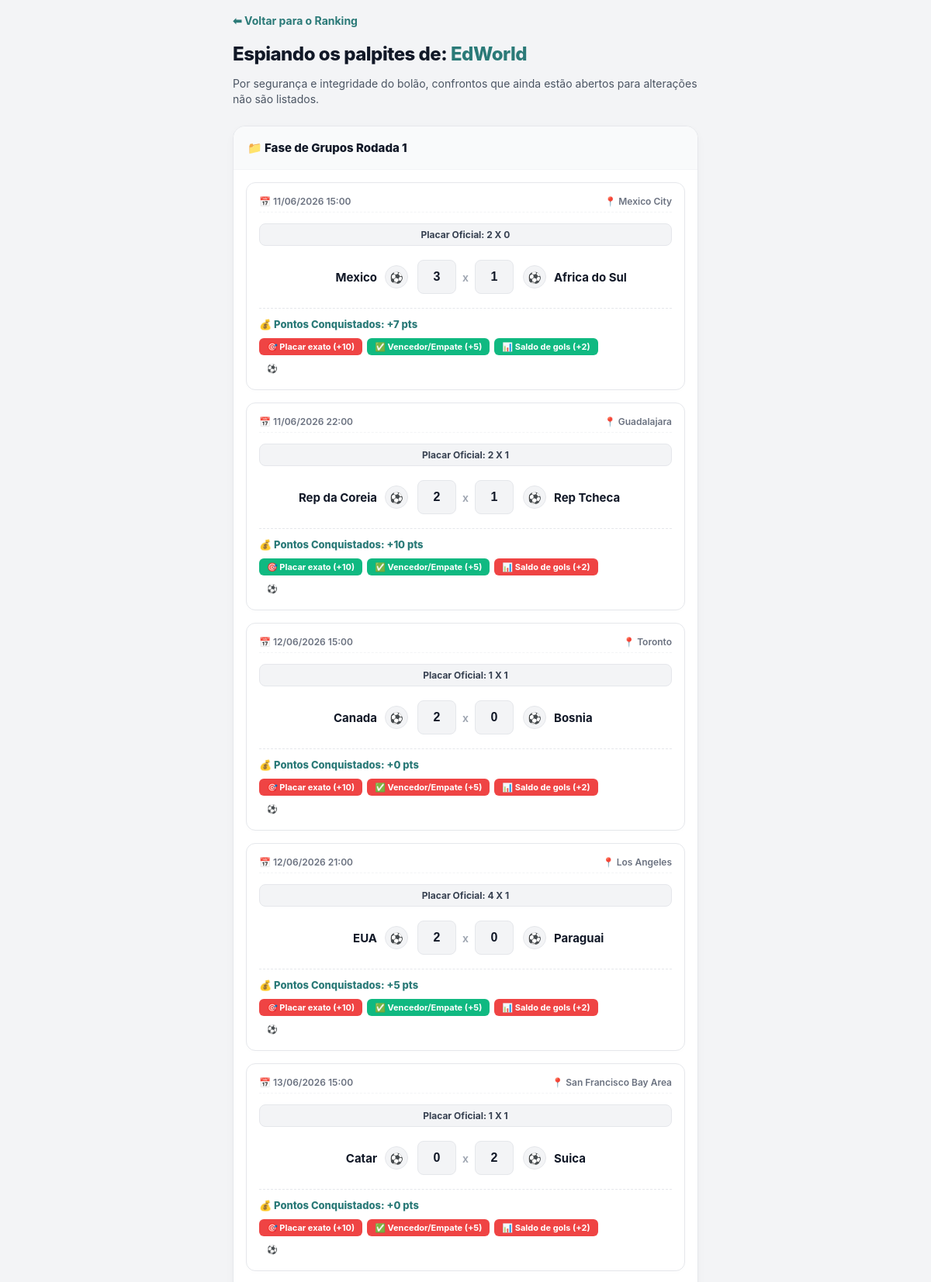
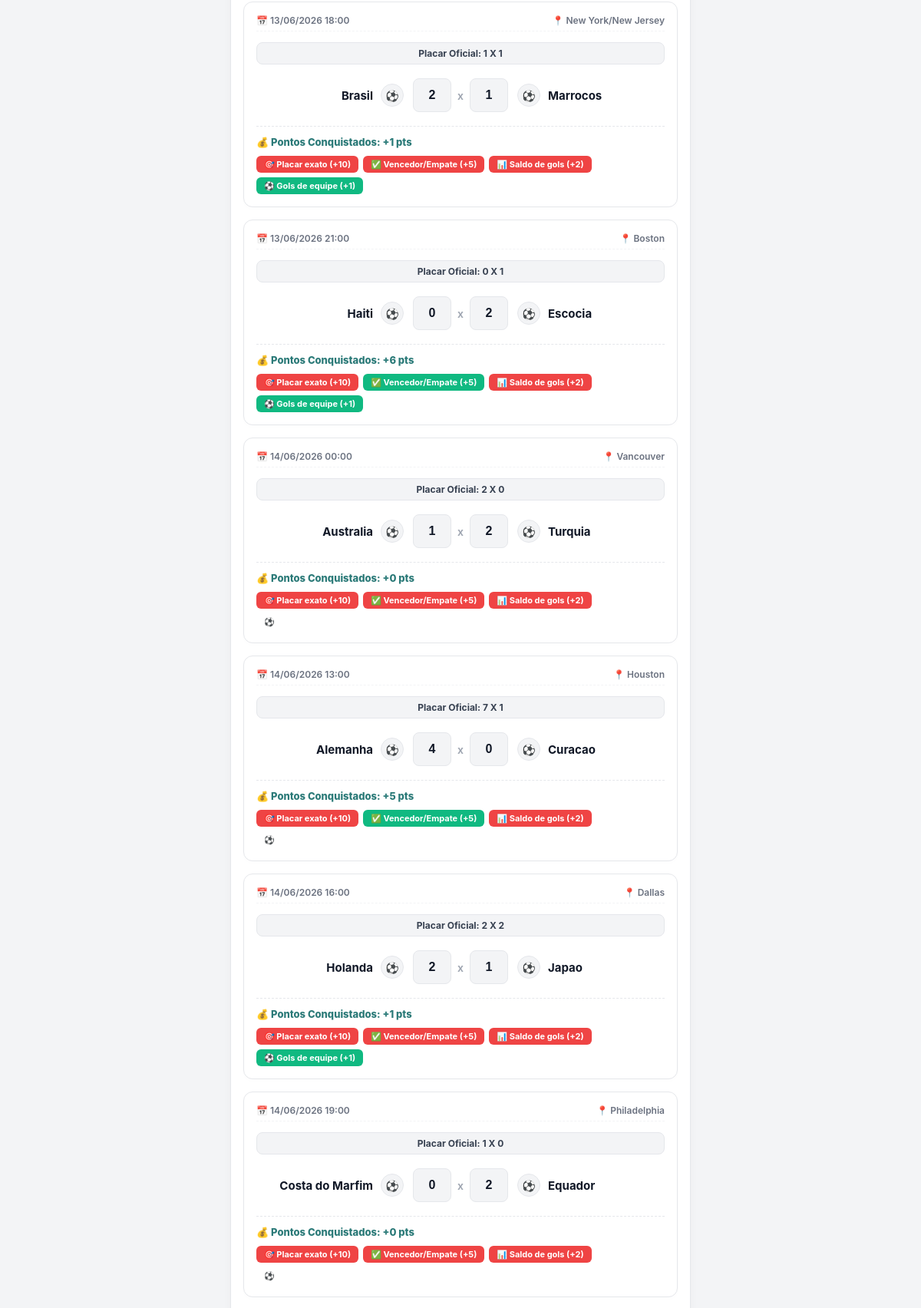
Page /palpites_amigo/4 (signed in, upper part) on the committed database (2 pictures, top to bottom).
### tables this page shows
CREATE TABLE usuarios (
            id INTEGER PRIMARY KEY AUTOINCREMENT,
            login TEXT UNIQUE NOT NULL,
            senha TEXT NOT NULL
        );

CREATE TABLE jogos (
            jogo_id TEXT PRIMARY KEY,
            time1 TEXT NOT NULL,
            time2 TEXT NOT NULL,
            flag_code_time1 TEXT,
            flag_code_time2 TEXT,
            gols_time1_real INTEGER,
            gols_time2_real INTEGER,
            status TEXT DEFAULT 'Pendente',
            etapa TEXT NOT NULL,
            data_hora TEXT NOT NULL,
            cidade TEXT
        );

### app.py (the view)
@app.route('/palpites_amigo/<amigo_id>')
def palpites_amigo(amigo_id):
    if 'usuario_id' not in session:
        return redirect(url_for('login'))
    conn = obter_conexao_db()
    cursor = obter_cursor(conn)
    try:
        amigo_id_int = int(amigo_id)
    except ValueError:
        amigo_id_int = amigo_id
    query_amigo = preparar_query('SELECT login FROM usuarios WHERE id = ?')
    cursor.execute(query_amigo, (amigo_id_int,))
    amigo = cursor.fetchone()
    if not amigo:
        conn.close()
        return "Usuário não encontrado", 404
    cursor.execute('SELECT * FROM jogos ORDER BY data_hora ASC')
    jogos = cursor.fetchall()
    query_palpites = preparar_query('SELECT * FROM palpites WHERE usuario_id = ?')
    cursor.execute(query_palpites, (amigo_id_int,))
    palpites_busca = cursor.fetchall()
    conn.close()
    meus_palpites = {}
    try:
        meus_palpites = {p['jogo_id']: (p['gols_time1'], p['gols_time2']) for p in palpites_busca}
    except Exception:
        pass
    etapas_ordem = [
        "Fase de Grupos Rodada 1", "Fase de Grupos Rodada 2", "Fase de Grupos Rodada 3",
        "Dezesseis-avos de final", "Oitavas de final", "Quartas de final",
        "Semifinais", "Disputa de terceiro lugar", "Final"
    ]
    jogos_agrupados = {etapa: [] for etapa in etapas_ordem}
    agora = datetime.now()
    for row in jogos:
        jogo = dict(row)
        j_id = jogo['jogo_id']
        etapa_jogo = jogo['etapa']
        jogo['acertou_placar'] = False
        jogo['acertou_vencedor'] = False
        jogo['bonus_saldo'] = False
        jogo['bonus_gols'] = False
        jogo['pontos_faturados'] = 0
        palpite = meus_palpites.get(j_id)
        jogo['gols_time1_palpite'] = palpite[0] if palpite else None
        jogo['gols_time2_palpite'] = palpite[1] if palpite else None
        horario_jogo = None
        if jogo.get('data_hora'):
            data_str = str(jogo['data_hora']).strip()
            for formato in ('%Y-%m-%d %H:%M:%S', '%Y-%m-%d %H:%M', '%d/%m/%Y %H:%M'):
                try:
                    horario_jogo = datetime.strptime(data_str, formato)
                    break
                except ValueError:
                    continue
        jogo_trancado = False
        if str(jogo.get('status', '')).strip() != 'Pendente':
            jogo_trancado = True
        elif horario_jogo and agora >= (horario_jogo - timedelta(hours=1)):
            jogo_trancado = True
        if not jogo_trancado:
            continue
        if jogo['status'] == 'Encerrado' and jogo['gols_time1_real'] is not None and jogo['gols_time1_palpite'] is not None and jogo['gols_time1_palpite'] != '':
            try:
                g1_real = int(jogo['gols_time1_real'])
                g2_real = int(jogo['gols_time2_real'])
                g1_palp = int(jogo['gols_time1_palpite'])
                g2_palp = int(jogo['gols_time2_palpite'])
                if g1_real == g1_palp and g2_real == g2_palp:
                    jogo['acertou_placar'] = True
                    jogo['pontos_faturados'] = 10
                else:
                    venc_real = "t1" if g1_real > g2_real else "t2" if g2_real > g1_real else "empate"
                    venc_palp = "t1" if g1_palp > g2_palp else "t2" if g2_palp > g1_palp else "empate"
                    if venc_real == venc_palp:
                        jogo['acertou_vencedor'] = True
                        jogo['pontos_faturados'] += 5
                        if (g1_real - g2_real) == (g1_palp - g2_palp):
                            jogo['bonus_saldo'] = True
                            jogo['pontos_faturados'] += 2
                    if g1_real == g1_palp or g2_real == g2_palp:
                        jogo['bonus_gols'] = True
                        jogo['pontos_faturados'] += 1
            except (ValueError, TypeError):
                pass
        if etapa_jogo not in jogos_agrupados:
            jogos_agrupados[etapa_jogo] = []
        jogos_agrupados[etapa_jogo].append(jogo)
    return render_template('palpites_amigo.html', nome_amigo=amigo['login'], jogos_agrupados=jogos_agrupados)

### app.py (called while the page is built)
def obter_conexao_db():
    url_banco = os.environ.get('DATABASE_URL')
    if url_banco:
        if "sslmode=" not in url_banco:
            url_banco += "?sslmode=prefer"
        conn = psycopg2.connect(url_banco)
        return conn
    else:
        conn = sqlite3.connect('bolao.db')
        conn.row_factory = sqlite3.Row
        return conn

def obter_cursor(conn):
    if os.environ.get('DATABASE_URL'):
        return conn.cursor(cursor_factory=DictCursor)
    else:
        return conn.cursor()

def preparar_query(query):
    if os.environ.get('DATABASE_URL'):
        return query.replace('?', '%s')
    return query

### templates/palpites_amigo.html (shortened to what this page needs)
<!DOCTYPE html>
<html lang="pt-br">
<head>
</head>
<body>
    <a href="/ranking" class="voltar">⬅ Voltar para o Ranking</a>
    <h2>Espiando os palpites de: <span style="color: #2b7a78;">{{ nome_amigo }}</span></h2>
    <p class="subtitulo">Por segurança e integridade do bolão, confrontos que ainda estão abertos para alterações não são listados.</p>
    {% for etapa, lista_jogos in jogos_agrupados.items() %}
    {% if lista_jogos|length > 0 %}
    <details open>
        <summary>📁 {{ etapa }}</summary>
        <div class="conteudo-etapa">
            {% for jogo in lista_jogos %}
            <div class="jogo-card">
                <div class="info-jogo">
                    <span>📅 {{ jogo['data_hora'] }}</span>
                    <span>📍 {{ jogo['cidade'] }}</span>
                </div>
                {% if jogo['status'] == 'Encerrado' %}
                    <div class="resultado-real-tag">Placar Oficial: {{ jogo['gols_time1_real'] }} X {{ jogo['gols_time2_real'] }}</div>
                {% endif %}
                <div class="placar-container">
                    <div class="equipe-bloco time1">
                        <span>{{ jogo['time1'] }}</span>
                        <div class="escudo-fake">⚽</div>
                    </div>
                    <div class="inputs-area">
                        {% if jogo['gols_time1_palpite'] is not none and jogo['gols_time1_palpite'] != '' %}
                            <input type="text" class="input-gols" value="{{ jogo['gols_time1_palpite'] }}" disabled>
                            <span class="divisor-x">x</span>
                            <input type="text" class="input-gols" value="{{ jogo['gols_time2_palpite'] }}" disabled>
                        {% else %}
                            <span class="sem-palpite">(Sem palpite)</span>
                        {% endif %}
                    </div>
                    <div class="equipe-bloco time2">
                        <div class="escudo-fake">⚽</div>
                        <span>{{ jogo['time2'] }}</span>
                    </div>
                </div>
                {% if jogo['status'] == 'Encerrado' and jogo['gols_time1_palpite'] is not none and jogo['gols_time1_palpite'] != '' %}
                <div class="rodape-feedback">
                    <span class="total-faturado-tag">💰 Pontos Conquistados: +{{ jogo['pontos_faturados'] }} pts</span>
                    <div class="container-badges-pontos">
                        <span class="badge-bonus {{ 'badge-sucesso' if jogo['acertou_placar'] else 'badge-erro' }}">
                            🎯 Placar exato (+10)
                        </span>
                        <span class="badge-bonus {{ 'badge-sucesso' if jogo['acertou_vencedor'] or jogo['acertou_placar'] else 'badge-erro' }}">
                            ✅ Vencedor/Empate (+5)
                        </span>
                        <span class="badge-bonus {{ 'badge-sucesso' if jogo['bonus_saldo'] else 'badge-erro' }}">
                            📊 Saldo de gols (+2)
                        </span>
                        <span class="badge-bonus {{ 'badge-sucesso' if jogo['bonus_gols'] else 'erro' if not jogo['bonus_gols'] else 'badge-erro' }}">
                            ⚽ Gols de equipe (+1)
                        </span>
                    </div>
                </div>
                {% endif %}
            </div>
            {% endfor %}
        </div>
    </details>
    {% endif %}
    {% endfor %}
</body>
</html>

### templates/palpites_amigo.html (style rules this page uses)
body { font-family: -apple-system, BlinkMacSystemFont, 'Segoe UI', Roboto, sans-serif; background-color: #f3f4f6; color: #1f2937; max-width: 600px; margin: 0 auto; padding: 16px; }
.voltar { display: inline-flex; align-items: center; gap: 6px; margin-bottom: 20px; color: #2b7a78; text-decoration: none; font-weight: 700; font-size: 14px; transition: color 0.2s; }
h2 { font-weight: 800; color: #111827; letter-spacing: -0.5px; margin-top: 0; margin-bottom: 6px; }
.subtitulo { color: #4b5563; font-size: 14px; margin-bottom: 25px; line-height: 1.4; }
details { background: white; margin-bottom: 16px; border-radius: 16px; box-shadow: 0 4px 12px rgba(0,0,0,0.03); overflow: hidden; border: 1px solid #e5e7eb; }
summary { background: #ffffff; color: #111827; padding: 18px; font-size: 15px; font-weight: 800; cursor: pointer; display: flex; justify-content: space-between; align-items: center; user-select: none; border-bottom: 1px solid transparent; }
details[open] summary { border-bottom-color: #f3f4f6; background: #f9fafb; }
.conteudo-etapa { padding: 16px; background: #ffffff; }
.jogo-card { background: #ffffff; padding: 16px; border-radius: 12px; margin-bottom: 16px; border: 1px solid #e5e7eb; box-shadow: 0 2px 6px rgba(0,0,0,0.01); }
.info-jogo { color: #6b7280; font-size: 12px; font-weight: 600; margin-bottom: 14px; display: flex; justify-content: space-between; border-bottom: 1px dashed #f3f4f6; padding-bottom: 6px; }
.placar-container { display: flex; justify-content: space-between; align-items: center; margin: 18px 0; }
.equipe-bloco { flex: 1; display: flex; align-items: center; gap: 10px; font-size: 15px; font-weight: 700; color: #111827; }
.equipe-bloco.time1 { justify-content: flex-end; text-align: right; }
.equipe-bloco.time2 { justify-content: flex-start; text-align: left; }
.escudo-fake { width: 28px; height: 28px; border-radius: 50%; background: #f3f4f6; border: 1px solid #e5e7eb; display: flex; align-items: center; justify-content: center; font-size: 14px; }
.inputs-area { display: flex; align-items: center; gap: 8px; padding: 0 12px; }
.input-gols { background: #f3f4f6; color: #111827; border: 1px solid #e5e7eb; width: 44px; height: 40px; border-radius: 8px; text-align: center; font-size: 16px; font-weight: 700; -moz-appearance: textfield; }
.divisor-x { color: #9ca3af; font-weight: 600; font-size: 14px; }
.resultado-real-tag { text-align: center; background: #f3f4f6; color: #374151; padding: 6px; border-radius: 8px; font-size: 12px; margin-bottom: 12px; font-weight: 700; border: 1px solid #e5e7eb; }
.rodape-feedback { border-top: 1px dashed #e5e7eb; padding-top: 12px; margin-top: 12px; }
.total-faturado-tag { font-size: 13px; font-weight: 800; color: #2b7a78; margin-bottom: 10px; display: block; }
.container-badges-pontos { display: flex; flex-wrap: wrap; gap: 6px; }
.badge-bonus { font-size: 11px; font-weight: 700; padding: 4px 10px; border-radius: 6px; color: white; display: inline-flex; align-items: center; }
.badge-sucesso { background-color: #10b981; }
.badge-erro { background-color: #ef4444; }

### rows in the picture
usuarios: login "EdWorld"
jogos: data_hora "11/06/2026 15:00", cidade "Mexico City", gols_time1_real "2", gols_time2_real "0", time1 "Mexico", gols_time1_palpite "3", gols_time2_palpite "1", time2 "Africa do Sul", pontos_faturados "7"
jogos: data_hora "11/06/2026 22:00", cidade "Guadalajara", gols_time1_real "2", gols_time2_real "1", time1 "Rep da Coreia", gols_time1_palpite "2", gols_time2_palpite "1", time2 "Rep Tcheca", pontos_faturados "10"
jogos: data_hora "12/06/2026 15:00", cidade "Toronto", gols_time1_real "1", gols_time2_real "1", time1 "Canada", gols_time1_palpite "2", gols_time2_palpite "0", time2 "Bosnia", pontos_faturados "0"
jogos: data_hora "12/06/2026 21:00", cidade "Los Angeles", gols_time1_real "4", gols_time2_real "1", time1 "EUA", gols_time1_palpite "2", gols_time2_palpite "0", time2 "Paraguai", pontos_faturados "5"
jogos: data_hora "13/06/2026 15:00", cidade "San Francisco Bay Area", gols_time1_real "1", gols_time2_real "1", time1 "Catar", gols_time1_palpite "0", gols_time2_palpite "2", time2 "Suica", pontos_faturados "0"
jogos: data_hora "13/06/2026 18:00", cidade "New York/New Jersey", gols_time1_real "1", gols_time2_real "1", time1 "Brasil", gols_time1_palpite "2", gols_time2_palpite "1", time2 "Marrocos", pontos_faturados "1"
jogos: data_hora "13/06/2026 21:00", cidade "Boston", gols_time1_real "0", gols_time2_real "1", time1 "Haiti", gols_time1_palpite "0", gols_time2_palpite "2", time2 "Escocia", pontos_faturados "6"
jogos: data_hora "14/06/2026 00:00", cidade "Vancouver", gols_time1_real "2", gols_time2_real "0", time1 "Australia", gols_time1_palpite "1", gols_time2_palpite "2", time2 "Turquia", pontos_faturados "0"
jogos: data_hora "14/06/2026 13:00", cidade "Houston", gols_time1_real "7", gols_time2_real "1", time1 "Alemanha", gols_time1_palpite "4", gols_time2_palpite "0", time2 "Curacao", pontos_faturados "5"
jogos: data_hora "14/06/2026 16:00", cidade "Dallas", gols_time1_real "2", gols_time2_real "2", time1 "Holanda", gols_time1_palpite "2", gols_time2_palpite "1", time2 "Japao", pontos_faturados "1"
jogos: data_hora "14/06/2026 19:00", cidade "Philadelphia", gols_time1_real "1", gols_time2_real "0", time1 "Costa do Marfim", gols_time1_palpite "0", gols_time2_palpite "2", time2 "Equador", pontos_faturados "0"

### other values in the picture
{{ etapa }} "Fase de Grupos Rodada 1"
